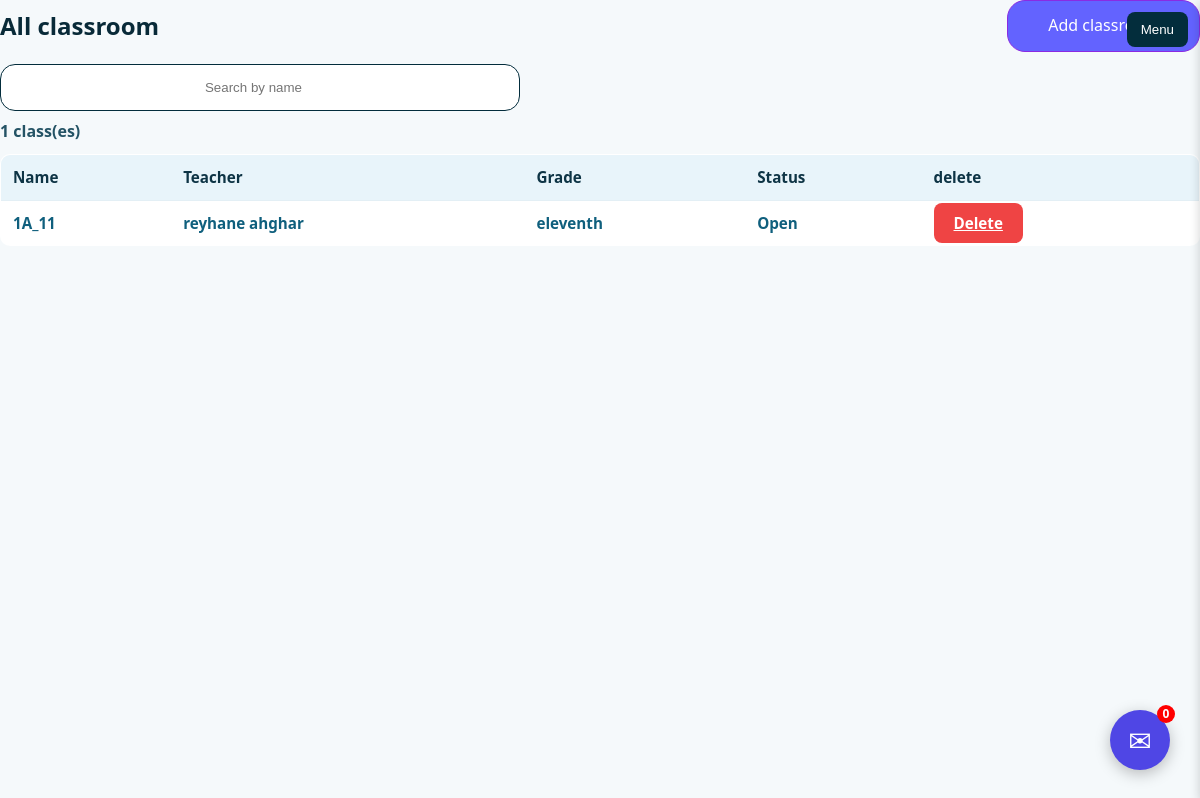
Screenshot of /students/all_classes/ (signed in) with the database file from the repository.
### students/models.py (models this page shows)
class ClassRoom(models.Model):
    name = models.CharField(max_length=5)
    teacher = models.ManyToManyField(
        'user.TeacherProfile',
        related_name='classrooms',
        blank=True,
    )
    lessons = models.ManyToManyField('lessons.Lessons', blank=True)
    home_work = models.ManyToManyField(HomeWork  , blank=True)
    class_grade = models.CharField(
        max_length=100,
        blank=True,
        null=True,
        choices=[
            ('first_grade', 'First Grade'),
            ('second_grade', 'Second Grade'),
            ('third_grade', 'Third Grade'),
            ('fourth_grade', 'Fourth Grade'),
            ('fifth_grade', 'Fifth Grade'),
            ('sixth_grade', 'Sixth Grade'),
            ('seventh_grade', 'Seventh Grade'),
            ('eighth_grade', 'Eighth Grade'),
            ('ninth_grade', 'Ninth Grade'),
            ('tenth_grade', 'Tenth Grade'),
            ('eleventh_grade', 'Eleventh Grade'),
            ('twelfth_grade', 'Twelfth Grade'),]
)

### user/models.py (models this page shows, shortened)
class TeacherProfile(models.Model):
    user = models.OneToOneField(settings.AUTH_USER_MODEL, on_delete=models.CASCADE)
    education = models.CharField(max_length=100, blank=True, null=True)

class User(AbstractBaseUser, PermissionsMixin):
    ROLE_CHOICES = [
        ('admin', 'Admin'),
        ('teacher', 'Teacher'),
        ('student', 'Student'),
        ('parent', 'Parent'),
        ('staff', 'Staff'),
    ]
    full_name = models.CharField(max_length=255)
    national_id = models.CharField(max_length=10, unique=True)
    phone = models.CharField(max_length=20 , null=True , blank=True)
    home_address = models.CharField(max_length=255 , null=True , blank=True)
    home_phone = models.CharField(max_length=20 , null=True , blank=True)
    date_born = models.DateField(null=True , blank=True)
    gender = models.CharField(max_length=10, choices=[('man','Male'),('woman','Female')])
    role = models.CharField(max_length=20, choices=ROLE_CHOICES)
    is_active = models.BooleanField(default=True)
    is_staff = models.BooleanField(default=False)
    is_superuser = models.BooleanField(default=False)
    date_joined = models.DateTimeField(auto_now_add=True)
    USERNAME_FIELD = 'national_id'
    REQUIRED_FIELDS = ['full_name' , 'gender' , 'role']
    objects = UserManager()
    @property
    def is_student(self): return self.role == 'student'
    @property
    def is_admin(self): return self.role == 'admin'

### students/views.py (the view)
# urls.py: path('all_classes/' , views.all_classes , name='all_classes'),
def all_classes(request):
    if not request.user.is_authenticated:
        messages.error(request, 'Login first')
        return render(request, 'login.html')
    if not request.user.role == 'admin' or not request.user.is_superuser:
        messages.error(request, 'You do not have permission for this action')
        return redirect('core:home')
    classrooms = ClassRoom.objects.all().order_by('name')
    print(f"DEBUG: Found {classrooms.count()} classrooms")
    return render(request, 'all_classes.html', {'classrooms': classrooms})

### students/templates/all_classes.html (shortened to what this page needs)
{% extends 'base.html' %} {% block content %}
<section class="classroom-page">
  <div class="classroom-toolbar">
    <h1>All classroom</h1>
    <a
      class="df-btn add-classroom-btn"
      href="{% url 'students:add_classroom' %}"
      >Add classroom</a
    >
  </div>
  <form class="classroom-search-form" method="get">
    <input
      id="classroomSearch"
      class="df-input classroom-search"
      type="search"
      name="q"
      value="{{ q }}"
      placeholder="Search by name"
      autocomplete="off"
    />
  </form>
  <div class="classroom-count">
    <span id="visibleclassroom">{{ classrooms|length }}</span> class(es)
  </div>
  <div class="classroom-table-wrap">
    <table class="classroom-table">
      <thead>
        <tr>
          <th>Name</th>
          <th>Teacher</th>
          <th>Grade</th>
          <th>Status</th>
          <th>delete</th>
        </tr>
      </thead>
      <tbody id="classroomTableBody">
        {% for classroom in classrooms %}
        <tr
          class="classroom-row"
          data-href="{% url 'students:classroom_detail' classroom.pk %}"
          data-search="{{ classroom.teacher|lower }}{{ classroom.grade }} {{ student.home_phone|default:''|lower }}"
        >
          <td>
            <a
              class="student-name-link"
              href="{% url 'students:classroom_detail' classroom.pk %}"
              >{{ classroom.name }}</a
            >
          </td>
          <td>
            <a
              class="student-name-link"
              href="{% url 'students:classroom_detail' classroom.pk %}"
              >{% for t in classroom.teacher.all %} {{ t.user.full_name }}
              {%endfor%}</a
            >
          </td>
          <td>
            <a
              class="student-name-link"
              href="{% url 'students:classroom_detail' classroom.pk %}"
              >{{ classroom.class_grade }}</a
            >
          </td>
          <td>
            <a
              class="classroom-detail-link"
              href="{% url 'students:classroom_detail' classroom.pk %}"
              >Open</a
            >
          </td>
          <td>
            <a
              class="danger-btn"
              href="{% url 'students:remove_classroom' classroom.pk %}"
              onclick="
                return confirm(
                  'Are you sure you want to delete this classroom?',
                );
              "
              >Delete</a
            >
          </td>
        </tr>
        {% empty %}
        <tr>
          <td colspan="6" class="classrooms-empty">No classrooms found.</td>
        </tr>
        {% endfor %}
      </tbody>
    </table>
  </div>
</section>
{% endblock %}

### static/style.css (style rules this page uses)
html { font-family: 'Segoe UI', Tahoma, Geneva, Verdana, sans-serif; }
body { margin: 0; background: #f5f9fb; color: #0f2f3d; line-height: 1.6; }
html, body { margin: 0; padding: 0; height: 100%; width: 100%; }
.df-input { padding: 15px 0px; width: 85%; border-radius: 15px; border:solid 1px #032d3c; transition: all 0.7s ease; text-align: center; }
.df-input::placeholder { text-align: center; }
.df-btn { padding: 12px 40px; border-radius: 18px; border:solid 1px blueviolet; background-color: rgb(99, 99, 255); color: #fff; transition: all 0.6s ease; }
.danger-btn { background: #ef4444; color: white; border: none; padding: 10px 20px; border-radius: 8px; cursor: pointer; font-weight: 600; transition: background 0.2s; }
.students-toolbar , .classroom-toolbar { display: flex; align-items: center; justify-content: space-between; gap: 10px; flex-wrap: wrap; margin-bottom: 12px; }
.students-toolbar h1 , .classroom-toolbar h1 { margin: 0; color: #082a38; font-size: clamp(1.2rem, 2vw, 1.7rem); }
.add-student-btn , .add-classroom-btn { text-decoration: none; display: inline-block; }
.students-search-form , .classroom-search-form { margin-bottom: 8px; }
.students-search , .classroom-search { width: 100%; max-width: 520px; }
.students-count , .classroom-count { color: #245365; font-weight: 600; margin-bottom: 10px; }
.students-table-wrap , .classroom-table-wrap { overflow-x: auto; }
.students-table , .classroom-table { width: 100%; border-collapse: collapse; background-color: #ffffff; border: 1px solid #d4e6ef; border-radius: 10px; overflow: hidden; }
.students-table th, .students-table td , .classroom-table th, .classroom-table td { text-align: left; padding: 10px 12px; border-bottom: 1px solid #e3eff5; font-size: 0.95rem; color: #153f50; }
.students-table th , .classroom-table th { background-color: #e8f4fa; color: #0e3445; font-weight: 700; }
.student-row , .classroom-row { cursor: pointer; }
.student-name-link, .student-detail-link , .classroom-detail-link , .classroom-name-link { color: #0f5f7d; text-decoration: none; font-weight: 600; }

### rows the page displays
ClassRoom: name "1A_11", class_grade "eleventh"
TeacherProfile: user.full_name "reyhane ahghar"

### other values shown
{{ classrooms|length }} "1"
